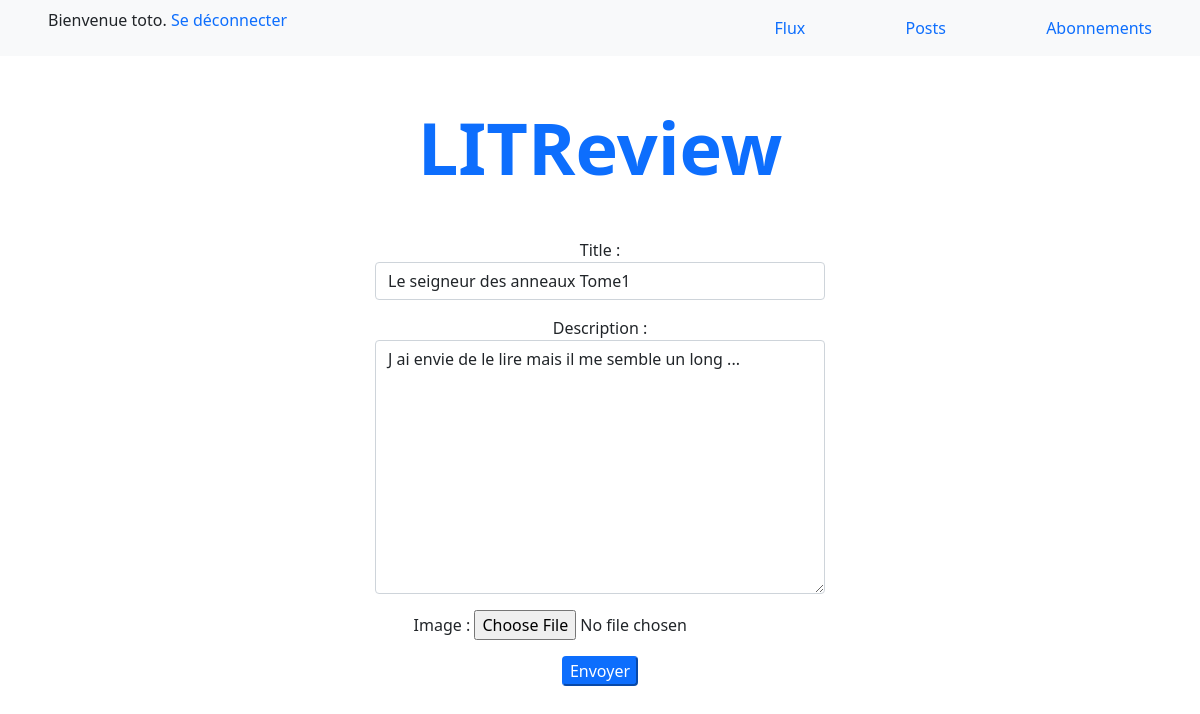
Screenshot of /update_ticket/34 (signed in) with the database file from the repository.
### authentication/models.py (models this page shows)
class User(AbstractUser):
    pass

### website/models.py (models this page shows, shortened)
class Ticket(models.Model):
    objects = models.Manager()
    title = models.CharField(max_length=128)
    description = models.TextField(max_length=2048, blank=True)
    user = models.ForeignKey(to=settings.AUTH_USER_MODEL, on_delete=models.CASCADE)
    image = models.ImageField(null=True, blank=True)
    time_created = models.DateTimeField(auto_now_add=True)

### website/views.py (the view, shortened to what this page needs)
# urls.py: path('update_ticket/<int:ticket_id>', website.views.update_ticket, name='update_ticket')
@login_required
def update_ticket(request, ticket_id):
    try:
        ticket = Ticket.objects.get(pk=ticket_id)
        if ticket.user != request.user:
            return redirect('posts')
    except Ticket.DoesNotExist:
        return redirect('posts')
    ticket_form = forms.TicketForm(instance=ticket)
    context = {"ticket_form": ticket_form}
    return render(request, 'website/update_ticket.html', context=context)

### website/forms.py
class TicketForm(forms.ModelForm):
    class Meta:
        model = models.Ticket
        fields = ['title', 'description', 'image']
        widgets = {
            'title': forms.TextInput(attrs={'class': 'form-control mx-auto w-50 mb-3'}),
            'description': forms.Textarea(attrs={'class': 'form-control mx-auto w-50 mb-3'})}

### website/templates/website/update_ticket.html (shortened to what this page needs)
{% extends 'base.html'%}
{% block content %}
        <form class="form" method="post" enctype="multipart/form-data">
            <div class="fields">
                {{ ticket_form.as_table }}
            </div>
            <div class="send">
            <button  type="submit" class="btn-primary rounded m-3">Envoyer</button>
        </div >
    </form>
{% endblock %}

### templates/base.html (shortened to what this page needs)
<!DOCTYPE html>
<html lang="fr">
<head>
    <link rel="stylesheet" href="https://cdn.jsdelivr.net/npm/bootstrap-icons@1.8.3/font/bootstrap-icons.css">
    <link href="https://cdn.jsdelivr.net/npm/bootstrap@5.0.2/dist/css/bootstrap.min.css" rel="stylesheet"
>
</head>
<body>
    <header>
        {% if user.is_authenticated %}
        <nav class="navbar navbar-light bg-light d-flex justify-content-between">
            <p class="mx-5">Bienvenue {{request.user}}.
            <a class="text-decoration-none" href="{% url 'logout' %}">Se déconnecter</a></p>
            <div>
                <a class="text-decoration-none mx-5" href="{% url 'flux' %}">Flux</a>
                <a class="text-decoration-none mx-5" href="{% url 'posts' %}">Posts</a>
                <a class="text-decoration-none mx-5" href="{% url 'follow_users' %}">Abonnements</a>
            </div>
        </nav>
        {% endif %}
        <h1 class=" my-5 text-primary display-2 text-center fw-bold">LITReview</h1>
    </header>
    <section class="mx-auto w-75 text-center">
        {% block content %}
        {% endblock %}
    </section>
</body>
</html>

### rows the page displays
User: user "toto"
Ticket: title "Le seigneur des anneaux Tome1", description "J ai envie de le lire mais il me semble un long ..."
